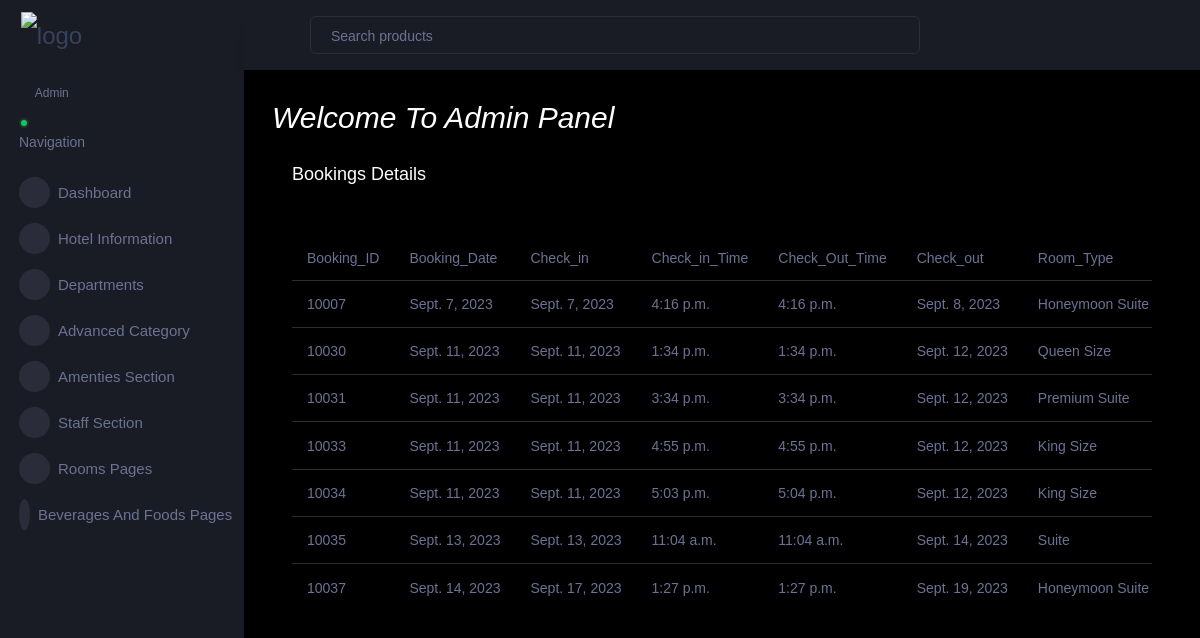
Page /Hotel_ad/View_Bookings_Display/ on the committed database.
### Hotel_frontend/models.py (models this page shows)
class Booking(models.Model):
    Booking_ID=models.AutoField(primary_key=True)
    Booking_Date=models.DateField(default=datetime.datetime.today())
    Check_in=models.DateField()
    Check_in_Time=models.TimeField(auto_now_add=True, blank=True, null=True, verbose_name="In Time")
    Check_Out_Time=models.TimeField(blank=True, null=True, verbose_name="Out Time")
    Check_out=models.DateField()
    Total_Price=models.IntegerField(null=True,blank=True)
    Room_Num=models.ForeignKey(Room,db_index=True,on_delete=models.CASCADE,to_field='Room_Num')
    Cust_ID=models.ForeignKey(Registration,db_index=True,on_delete=models.CASCADE,to_field='Customer_id')
    Email=models.EmailField(max_length=5000,null=True,blank=True)

### Hotel_admin/models.py (models this page shows)
class Room(models.Model):
    Room_Num=models.AutoField(primary_key=True)
    Room_Type=models.CharField(max_length=500,null=True,blank=True)
    Price=models.IntegerField(null=True,blank=True)
    Category=models.CharField(max_length=500,null=True,blank=True)
    Room_Image=models.ImageField(upload_to="Frontend Availability Table",null=True,blank=True)

### Hotel_admin/views.py (the view)
# urls.py: path('View_Bookings_Display/',views.View_Bookings_Display,name="View_Bookings_Display"),
def View_Bookings_Display(req):
    x=Booking.objects.all()
    return render(req,"Display Bookings.html",{'x':x})

### Hotel_admin/templates/Display Bookings.html (shortened to what this page needs)
<!DOCTYPE html>
{% extends 'Index_pg.html' %}
{% block content %}
<html lang="en">
<head>
</head>
<body>
<div class="card-body">
                    <h4 class="card-title">Bookings Details</h4>
                    <p class="card-description"><code></code>
                    </p>
                    <div class="table-responsive">
                      <table class="table table-striped">
                        <thead>
                          <tr>
                              <th>Booking_ID</th>
                              <th>Booking_Date</th>
                              <th>Check_in</th>
                              <th>Check_in_Time</th>
                              <th>Check_Out_Time</th>
                              <th>Check_out</th>
                              <th>Room_Type</th>
                          </tr>
                        </thead>
                        <tbody>
                        {% for i in x %}
                          <tr>
                            <td> {{i.Booking_ID}} </td>
                            <td> {{i.Booking_Date}} </td>
                            <td> {{i.Check_in}} </td>
                            <td> {{i.Check_in_Time}} </td>
                            <td> {{i.Check_Out_Time}} </td>
                            <td> {{i.Check_out}} </td>
                            <td> {{i.Room_Num.Room_Type}}</td>
                          </tr>
                        {% endfor %}
                        </tbody>
                      </table>
                    </div>
                  </div>
                </div>
</body>
</html>
{% endblock %}

### rows in the picture
Booking: Booking_ID "10007", Booking_Date "Sept. 7, 2023", Check_in "Sept. 7, 2023", Check_in_Time "4:16 p.m.", Check_Out_Time "4:16 p.m.", Check_out "Sept. 8, 2023", Room_Num.Room_Type "Honeymoon Suite"
Booking: Booking_ID "10030", Booking_Date "Sept. 11, 2023", Check_in "Sept. 11, 2023", Check_in_Time "1:34 p.m.", Check_Out_Time "1:34 p.m.", Check_out "Sept. 12, 2023", Room_Num.Room_Type "Queen Size"
Booking: Booking_ID "10031", Booking_Date "Sept. 11, 2023", Check_in "Sept. 11, 2023", Check_in_Time "3:34 p.m.", Check_Out_Time "3:34 p.m.", Check_out "Sept. 12, 2023", Room_Num.Room_Type "Premium Suite"
Booking: Booking_ID "10033", Booking_Date "Sept. 11, 2023", Check_in "Sept. 11, 2023", Check_in_Time "4:55 p.m.", Check_Out_Time "4:55 p.m.", Check_out "Sept. 12, 2023", Room_Num.Room_Type "King Size"
Booking: Booking_ID "10034", Booking_Date "Sept. 11, 2023", Check_in "Sept. 11, 2023", Check_in_Time "5:03 p.m.", Check_Out_Time "5:04 p.m.", Check_out "Sept. 12, 2023", Room_Num.Room_Type "King Size"
Booking: Booking_ID "10035", Booking_Date "Sept. 13, 2023", Check_in "Sept. 13, 2023", Check_in_Time "11:04 a.m.", Check_Out_Time "11:04 a.m.", Check_out "Sept. 14, 2023", Room_Num.Room_Type "Suite"
Booking: Booking_ID "10037", Booking_Date "Sept. 14, 2023", Check_in "Sept. 17, 2023", Check_in_Time "1:27 p.m.", Check_Out_Time "1:27 p.m.", Check_out "Sept. 19, 2023", Room_Num.Room_Type "Honeymoon Suite"
